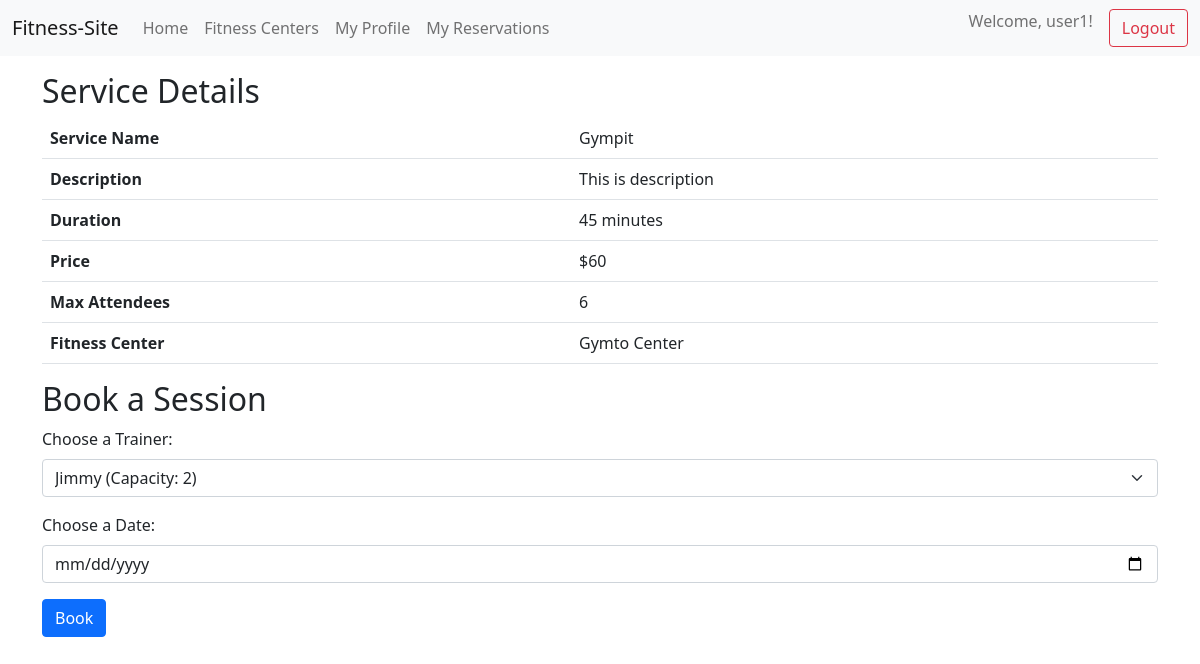
Screenshot of /fitness_center/1/services/2 (signed in) with the database file from the repository.
### tables this page shows
CREATE TABLE "service"
(
    id                INTEGER           not null
        primary key autoincrement
        unique,
    name              TEXT              not null
        unique,
    duration          INTEGER           not null,
    description       TEXT,
    price             INTEGER default 0 not null,
    fitness_center_id INTEGER           not null
        constraint service_fitness_center_id_fk
            references fitness_center,
    max_attendees     INTEGER default 1 not null
);

CREATE TABLE "fitness_center"
(
    id       INTEGER not null
        primary key autoincrement
        unique,
    address  TEXT    not null,
    name     TEXT    not null
        unique,
    contacts TEXT    not null
);

### main.py (the view)
@app.route('/fitness_center/<int:fitness_center_id>/services/<int:service_id>', methods=['GET'])
def service_info(fitness_center_id, service_id):
    if request.method == 'GET':
        with SQLiteDatabase('db.db') as db:
            service = db.fetch(
                'service', {'fitness_center_id': fitness_center_id, 'service_id': service_id},
                join={'fitness_center': 'service.fitness_center_id = fitness_center.id'},
                columns=['service.id AS service_id', 'service.name', 'service.duration', 'service.price',
                         'service.description', 'service.max_attendees', 'fitness_center.name AS fitness_center_name'],
                fetch_all=False)
            trainers = db.fetch(
                'trainer_services', {'service_id': service_id},
                join={'trainer': 'trainer.id = trainer_services.trainer_id'},
                columns=['trainer.id', 'trainer.name', 'trainer_services.capacity'])
            if not trainers:
                return render_template('error.html', error_message="Trainers not found for current fitness center and service.", user_login=session.get('user_login')), 404
            if service:
                return render_template('service.html', service=service, trainers=trainers, user_login=session.get('user_login'))
            else:
                return 'Service not found'

### utils.py (called while the page is built)
def dict_factory(cursor, row):
    d = {}
    for idx, col in enumerate(cursor.description):
        d[col[0]] = row[idx]
    return d

    def __enter__(self):
        self.connection = sqlite3.connect(self.db_path)
        self.connection.row_factory = dict_factory
        return self

    def __exit__(self, exc_type, exc_val, exc_tb):
        if self.connection:
            self.connection.close()

### templates/service.html (shortened to what this page needs)
{% extends 'base.html' %}
{% block content %}
<h2>Service Details</h2>
<table class="table">
    <tr><th>Service Name</th><td>{{ service.name }}</td></tr>
    <tr><th>Description</th><td>{{ service.description }}</td></tr>
    <tr><th>Duration</th><td>{{ service.duration }} minutes</td></tr>
    <tr><th>Price</th><td>${{ service.price }}</td></tr>
    <tr><th>Max Attendees</th><td>{{ service.max_attendees }}</td></tr>
    <tr><th>Fitness Center</th><td>{{ service.fitness_center_name }}</td></tr>
</table>
{% if user_login %}
<h2>Book a Session</h2>
<form method="post" action="/pre_reservation">
    <div class="mb-3">
        <label for="trainer" class="form-label">Choose a Trainer:</label>
        <select name="trainer_id" id="trainer" class="form-select">
            {% for trainer in trainers %}
            <option value="{{ trainer.id }}">{{ trainer.name }} (Capacity: {{ trainer.capacity }})</option>
            {% endfor %}
        </select>
    </div>
    <div class="mb-3">
        <label for="date" class="form-label">Choose a Date:</label>
        <input type="date" id="date" name="date" class="form-control" required>
    </div>
    <button type="submit" class="btn btn-primary">Book</button>
</form>
{% endif %}
{% endblock %}

### rows the page displays
service: name "Gympit", description "This is description", duration "45", price "60", max_attendees "6"
fitness_center: fitness_center_name "Gymto Center"

### other values shown
{{ user_login }} "user1"
form field trainer_id "Jimmy (Capacity: 2)"
